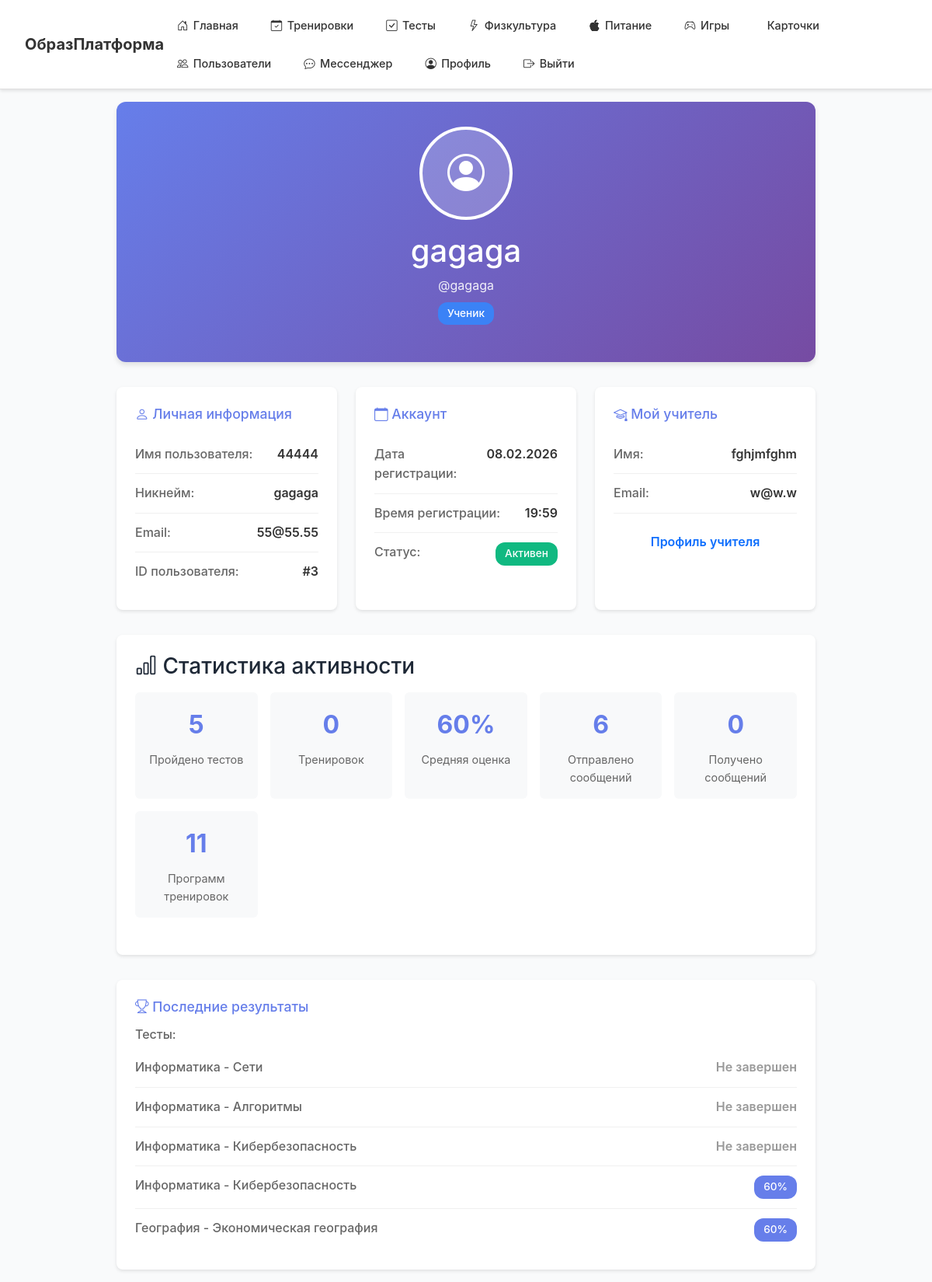
Screenshot of /profile/student (signed in) with the database file from the repository.
### models.py (models this page shows)
class User(UserMixin, db.Model):
    id = db.Column(db.Integer, primary_key=True)
    username = db.Column(db.String(80), unique=True, nullable=False)
    nickname = db.Column(db.String(80), unique=True, nullable=True)
    email = db.Column(db.String(120), unique=True, nullable=False)
    password = db.Column(db.String(200), nullable=False)
    role = db.Column(db.String(20), nullable=False, default='student')
    is_approved = db.Column(db.Boolean, default=True)  # Учителя и повара ждут одобрения
    is_banned = db.Column(db.Boolean, default=False)
    mentor_id = db.Column(db.Integer, db.ForeignKey('user.id'))
    created_at = db.Column(db.DateTime, default=datetime.utcnow)
    mentor = db.relationship(
        'User',
        remote_side=[id],
        backref=db.backref('assigned_students', lazy='dynamic'),
        foreign_keys=[mentor_id],
        post_update=True
    )
    def is_teacher(self):
        return self.role == 'teacher'
    def is_student(self):
        return self.role == 'student'
    def is_cook(self):
        return self.role == 'cook'
    def is_admin(self):
        return self.role == 'admin'
    test_results = db.relationship('TestResult', backref='user', lazy=True)
    pe_results = db.relationship('PhysicalEducationResult', backref='user', lazy=True)
    homeworks = db.relationship('Homework', backref='user', lazy=True)
    training_programs = db.relationship('TrainingProgram', backref='user', lazy=True)
    nutrition_diaries = db.relationship('NutritionDiary', backref='user', lazy=True)
    sent_messages = db.relationship('Message', foreign_keys='Message.sender_id', backref='sender', lazy=True)
    received_messages = db.relationship('Message', foreign_keys='Message.receiver_id', backref='receiver', lazy=True)
    created_game_sessions = db.relationship('GameSession', foreign_keys='GameSession.creator_id', backref='creator', lazy=True)

class TestResult(db.Model):
    id = db.Column(db.Integer, primary_key=True)
    user_id = db.Column(db.Integer, db.ForeignKey('user.id'), nullable=False)
    subject = db.Column(db.String(100), nullable=False)
    topic = db.Column(db.String(200), nullable=False)
    test_content = db.Column(db.Text, nullable=False)
    score = db.Column(db.Integer)
    created_at = db.Column(db.DateTime, default=datetime.utcnow)

### app.py (the view)
@app.route('/profile/student')
@login_required
def student_profile():
    if current_user.is_teacher():
        return redirect(url_for('teacher_profile'))
    if current_user.is_cook():
        return redirect(url_for('cook_profile'))
    if current_user.is_admin():
        return redirect(url_for('admin_panel'))
    tests = TestResult.query.filter_by(user_id=current_user.id).all()
    tests_count = len(tests)
    recent_tests = TestResult.query.filter_by(user_id=current_user.id).order_by(TestResult.created_at.desc()).limit(5).all()
    scores = [t.score for t in tests if t.score is not None]
    avg_score = round(sum(scores) / len(scores)) if scores else 0
    pe_count = PhysicalEducationResult.query.filter_by(user_id=current_user.id).count()
    messages_sent = Message.query.filter_by(sender_id=current_user.id).count()
    messages_received = Message.query.filter_by(receiver_id=current_user.id).count()
    training_programs_count = TrainingProgram.query.filter_by(user_id=current_user.id).count()
    return render_template('student_profile.html',
                         tests_count=tests_count,
                         pe_count=pe_count,
                         avg_score=avg_score,
                         messages_sent=messages_sent,
                         messages_received=messages_received,
                         training_programs_count=training_programs_count,
                         recent_tests=recent_tests,
                         mentor=current_user.mentor)

### app.py (called while the page is built)
@login_manager.user_loader
def load_user(user_id):
    return User.query.get(int(user_id))

### templates/student_profile.html (shortened to what this page needs)
{% extends "base.html" %}
{% block content %}
<div class="profile-container">
    <div class="profile-header">
        <div class="profile-avatar">
            <i class="bi bi-person-circle"></i>
        </div>
        <h1 style="text-align: center; margin: 0;">{{ current_user.nickname or current_user.username }}</h1>
        <p style="text-align: center; margin: 0.5rem 0 0; opacity: 0.9;">@{{ current_user.nickname or current_user.username }}</p>
        <p style="text-align: center; margin-top: 0.5rem;">
            <span class="badge-custom badge-student">Ученик</span>
        </p>
    </div>
    <div class="profile-info-grid">
        <div class="info-card">
            <h3><i class="bi bi-person"></i> Личная информация</h3>
            <div class="info-item">
                <span class="info-label">Имя пользователя:</span>
                <span class="info-value">{{ current_user.username }}</span>
            </div>
            <div class="info-item">
                <span class="info-label">Никнейм:</span>
                <span class="info-value">{{ current_user.nickname or 'Не установлен' }}</span>
            </div>
            <div class="info-item">
                <span class="info-label">Email:</span>
                <span class="info-value">{{ current_user.email }}</span>
            </div>
            <div class="info-item">
                <span class="info-label">ID пользователя:</span>
                <span class="info-value">#{{ current_user.id }}</span>
            </div>
        </div>
        <div class="info-card">
            <h3><i class="bi bi-calendar"></i> Аккаунт</h3>
            <div class="info-item">
                <span class="info-label">Дата регистрации:</span>
                <span class="info-value">{{ current_user.created_at.strftime('%d.%m.%Y') }}</span>
            </div>
            <div class="info-item">
                <span class="info-label">Время регистрации:</span>
                <span class="info-value">{{ current_user.created_at.strftime('%H:%M') }}</span>
            </div>
            <div class="info-item">
                <span class="info-label">Статус:</span>
                <span class="badge-custom badge-success">Активен</span>
            </div>
        </div>
        <div class="info-card">
            <h3><i class="bi bi-mortarboard"></i> Мой учитель</h3>
            {% if mentor %}
            <div class="info-item">
                <span class="info-label">Имя:</span>
                <span class="info-value">{{ mentor.nickname or mentor.username }}</span>
            </div>
            <div class="info-item">
                <span class="info-label">Email:</span>
                <span class="info-value">{{ mentor.email }}</span>
            </div>
            <div class="info-item">
                <a href="{{ url_for('view_user', user_id=mentor.id) }}" class="btn btn-outline-primary" style="width: 100%;">Профиль учителя</a>
            </div>
            {% else %}
            <p style="color: #666;">Учитель пока не выбран.</p>
            <a href="{{ url_for('users_list') }}" class="btn btn-outline-primary" style="width: 100%;">Найти учителя</a>
            {% endif %}
        </div>
    </div>
    <div class="stats-section">
        <h3><i class="bi bi-bar-chart"></i> Статистика активности</h3>
        <div class="stats-grid">
            <div class="stat-item">
                <div class="stat-value">{{ tests_count }}</div>
                <div class="stat-label">Пройдено тестов</div>
            </div>
            <div class="stat-item">
                <div class="stat-value">{{ pe_count }}</div>
                <div class="stat-label">Тренировок</div>
            </div>
            <div class="stat-item">
                <div class="stat-value">{{ avg_score }}%</div>
                <div class="stat-label">Средняя оценка</div>
            </div>
            <div class="stat-item">
                <div class="stat-value">{{ messages_sent }}</div>
                <div class="stat-label">Отправлено сообщений</div>
            </div>
            <div class="stat-item">
                <div class="stat-value">{{ messages_received }}</div>
                <div class="stat-label">Получено сообщений</div>
            </div>
            <div class="stat-item">
                <div class="stat-value">{{ training_programs_count }}</div>
                <div class="stat-label">Программ тренировок</div>
            </div>
        </div>
    </div>
    <div class="info-card">
        <h3><i class="bi bi-trophy"></i> Последние результаты</h3>
        {% if recent_tests %}
            <h4 style="margin-top: 1rem; color: #666; font-size: 1rem;">Тесты:</h4>
            {% for test in recent_tests[:5] %}
            <div class="info-item">
                <span class="info-label">{{ test.subject }} - {{ test.topic }}</span>
                <span class="info-value">
                    {% if test.score %}
                        <span class="badge-custom badge-primary">{{ test.score }}%</span>
                    {% else %}
                        <span style="color: #999;">Не завершен</span>
                    {% endif %}
                </span>
            </div>
            {% endfor %}
        {% else %}
            <p style="color: #999; margin-top: 1rem;">Пока нет пройденных тестов</p>
        {% endif %}
    </div>
</div>
{% endblock %}

### static/css/style.css (style rules this page uses)
:root { --primary: #4361ee; --primary-dark: #3730a3; --success: #10b981; --danger: #ef4444; --text: #1f2937; --text-light: #6b7280; --bg: #f9fafb; --white: #ffffff; --border: #e5e7eb; }
* { margin: 0; padding: 0; box-sizing: border-box; }
body { font-family: -apple-system, BlinkMacSystemFont, 'Segoe UI', sans-serif; background: var(--bg); color: var(--text); line-height: 1.6; }
.btn { padding: 0.75rem 1.5rem; font-size: 1rem; font-weight: 600; border: none; border-radius: 8px; cursor: pointer; transition: all 0.2s; text-decoration: none; display: inline-block; }
.stats-grid { display: grid; grid-template-columns: repeat(auto-fit, minmax(250px, 1fr)); gap: 1rem; margin-bottom: 1.5rem; }
.stat-label { color: var(--text-light); font-size: 0.95rem; }
.stat-value { font-size: 1.75rem; font-weight: 700; }

### templates/student_profile.html (style rules this page uses)
.profile-container { max-width: 900px; margin: 0 auto; }
.profile-header { background: linear-gradient(135deg, #667eea 0%, #764ba2 100%); color: white; padding: 2rem; border-radius: 12px; margin-bottom: 2rem; box-shadow: 0 4px 6px rgba(0,0,0,0.1); }
.profile-avatar { width: 120px; height: 120px; border-radius: 50%; background: rgba(255,255,255,0.2); display: flex; align-items: center; justify-content: center; font-size: 3rem; margin: 0 auto 1rem; border: 4px solid white; }
.profile-info-grid { display: grid; grid-template-columns: repeat(auto-fit, minmax(250px, 1fr)); gap: 1.5rem; margin-bottom: 2rem; }
.info-card { background: white; padding: 1.5rem; border-radius: 8px; box-shadow: 0 2px 4px rgba(0,0,0,0.1); }
.info-card h3 { margin-top: 0; color: #667eea; font-size: 1.1rem; margin-bottom: 1rem; }
.info-item { display: flex; justify-content: space-between; padding: 0.75rem 0; border-bottom: 1px solid #f0f0f0; }
.info-item:last-child { border-bottom: none; }
.info-label { color: #666; font-weight: 500; }
.info-value { color: #333; font-weight: 600; }
.stats-section { background: white; padding: 1.5rem; border-radius: 8px; box-shadow: 0 2px 4px rgba(0,0,0,0.1); margin-bottom: 2rem; }
.stats-grid { display: grid; grid-template-columns: repeat(auto-fit, minmax(150px, 1fr)); gap: 1rem; margin-top: 1rem; }
.stat-item { text-align: center; padding: 1rem; background: #f8f9fa; border-radius: 6px; }
.stat-value { font-size: 2rem; font-weight: bold; color: #667eea; }
.stat-label { color: #666; font-size: 0.9rem; margin-top: 0.5rem; }
.badge-custom { display: inline-block; padding: 0.25rem 0.75rem; border-radius: 12px; font-size: 0.85rem; font-weight: 500; }
.badge-primary { background: #667eea; color: white; }
.badge-success { background: #10b981; color: white; }
.badge-student { background: #3b82f6; color: white; }

### rows the page displays
User: nickname "gagaga", username "44444", email "55@55.55", id "3", created_at "08.02.2026", created_at "19:59"
User: nickname "fghjmfghm", email "w@w.w"
TestResult: subject "Информатика", topic "Сети", shows "Не завершен"
TestResult: subject "Информатика", topic "Алгоритмы", shows "Не завершен"
TestResult: subject "Информатика", topic "Кибербезопасность", shows "Не завершен"
TestResult: subject "Информатика", topic "Кибербезопасность", score "60"
TestResult: subject "География", topic "Экономическая география", score "60"

### other values shown
{{ tests_count }} "5"
{{ pe_count }} "0"
{{ avg_score }} "60"
{{ messages_sent }} "6"
{{ messages_received }} "0"
{{ training_programs_count }} "11"
